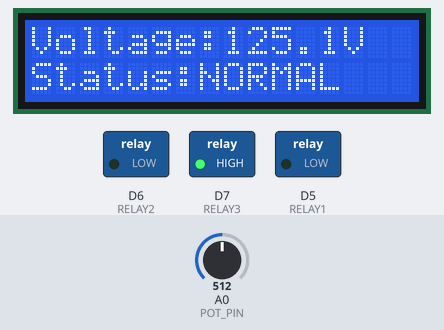
Bench run of a sketch on a simulated ESP8266 (NodeMCU). Parts: 16×2 character LCD, switched loads named in the sketch (green lamp = pin HIGH). The test bench sets the inputs (shaded band); at power-on: A0 (POT_PIN) = 512. What the sketch prints to the serial monitor is not drawn.

Above: at 4.3 s.
4.4 s: A0 (POT_PIN) set to 499
At 5.7 s:
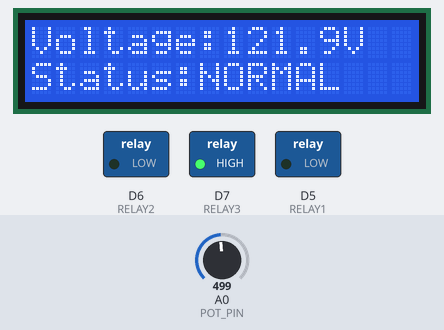
6.0 s: A0 (POT_PIN) set to 479
At 7.0 s:
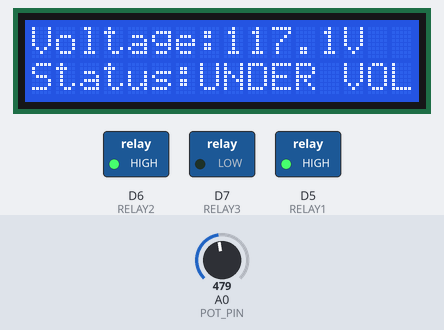
7.9 s: A0 (POT_PIN) set to 1023
At 10.4 s:
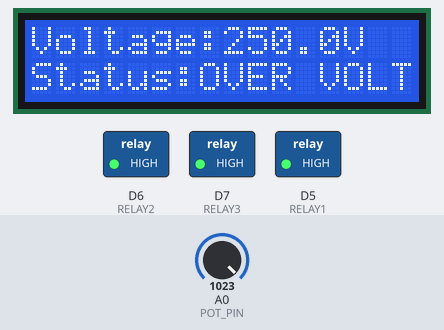
10.7 s: A0 (POT_PIN) set to 960
At 11.6 s:
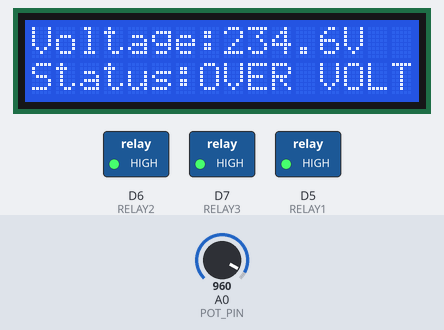
12.3 s: A0 (POT_PIN) set to 924
At 14.0 s:
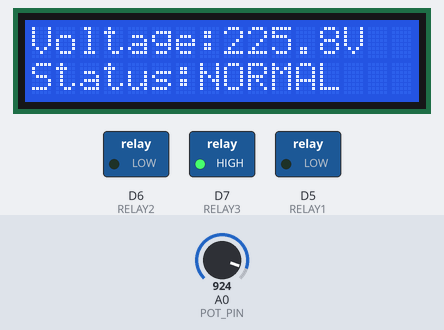
Timing chart, 0 to 15.2 s (numbered marks = the images above; inputs shaded):
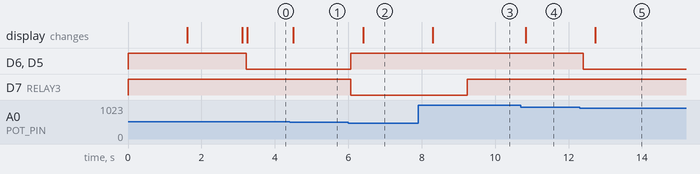

The sketch:

OVERVOLTAGE_UNDERVOLTAGE_USING_ARDUINO.ino
```cpp
/*************************************************
 ESP8266 Overvoltage & Undervoltage Protection
 3 Relay + 10K Pot + LCD + Adafruit IO
*************************************************/

#include <ESP8266WiFi.h>
#include "AdafruitIO_WiFi.h"
#include <Wire.h>
#include <LiquidCrystal_I2C.h>

// ---------- Adafruit IO ----------
#define IO_USERNAME  "overvolt260426"
#define IO_KEY       "aio_slWN51T53uL86sqDm1Hm7gokbCI4"

#define WIFI_SSID    "homeiot"
#define WIFI_PASS    "homeiot123"

AdafruitIO_WiFi io(IO_USERNAME, IO_KEY, WIFI_SSID, WIFI_PASS);

// ---------- Adafruit IO Feeds ----------
AdafruitIO_Feed *voltageFeed = io.feed("voltage");
AdafruitIO_Feed *statusFeed  = io.feed("voltage-status");
AdafruitIO_Feed *relay1Feed  = io.feed("relay-1");
AdafruitIO_Feed *relay2Feed  = io.feed("relay-2");
AdafruitIO_Feed *relay3Feed  = io.feed("relay-3");

// ---------- LCD ----------
LiquidCrystal_I2C lcd(0x27, 16, 2);

// ---------- Pins ----------
#define POT_PIN A0

#define RELAY1 D5
#define RELAY2 D6
#define RELAY3 D7

#define RELAY_ON  LOW
#define RELAY_OFF HIGH

// ---------- Voltage Limits ----------
float maxVoltage = 250.0;
float underVoltage = 120.0;
float overVoltage  = 230.0;

// ---------- Timers ----------
unsigned long lastSend = 0;
unsigned long sendInterval = 15000;

unsigned long lastLCD = 0;
unsigned long lcdInterval = 500;

unsigned long relay3StartTime = 0;
bool relay3Active = false;
bool faultAlreadyTriggered = false;

String status = "";
float voltage = 0;

void setup() {
  Serial.begin(115200);

  pinMode(RELAY1, OUTPUT);
  pinMode(RELAY2, OUTPUT);
  pinMode(RELAY3, OUTPUT);

  digitalWrite(RELAY1, RELAY_OFF);
  digitalWrite(RELAY2, RELAY_OFF);
  digitalWrite(RELAY3, RELAY_OFF);

  Wire.begin(D2, D1);   // SDA = D2, SCL = D1
  lcd.init();
  lcd.backlight();

  lcd.setCursor(0, 0);
  lcd.print("Voltage System");
  lcd.setCursor(0, 1);
  lcd.print("Connecting...");

  io.connect();

  while (io.status() < AIO_CONNECTED) {
    Serial.print(".");
    delay(500);
  }

  lcd.clear();
  lcd.setCursor(0, 0);
  lcd.print("Adafruit IO");
  lcd.setCursor(0, 1);
  lcd.print("Connected");
  delay(1500);
  lcd.clear();
}

void loop() {
  io.run();

  int adcValue = analogRead(POT_PIN);
  voltage = (adcValue / 1023.0) * maxVoltage;

  if (voltage < underVoltage) {
    status = "UNDER VOLT";
    faultCondition();
  }
  else if (voltage > overVoltage) {
    status = "OVER VOLT";
    faultCondition();
  }
  else {
    status = "NORMAL";
    normalCondition();
  }

  if (relay3Active && millis() - relay3StartTime >= 3000) {
    digitalWrite(RELAY3, RELAY_OFF);
    relay3Active = false;
  }

  if (millis() - lastLCD >= lcdInterval) {
    lastLCD = millis();
    displayLCD();
  }

  if (millis() - lastSend >= sendInterval) {
    lastSend = millis();
    sendToAdafruit();
  }

  Serial.print("Voltage: ");
  Serial.print(voltage, 1);
  Serial.print(" V | Status: ");
  Serial.println(status);

  delay(200);
}

void normalCondition() {
  digitalWrite(RELAY1, RELAY_ON);
  digitalWrite(RELAY2, RELAY_ON);
  digitalWrite(RELAY3, RELAY_OFF);

  relay3Active = false;
  faultAlreadyTriggered = false;
}

void faultCondition() {
  digitalWrite(RELAY1, RELAY_OFF);
  digitalWrite(RELAY2, RELAY_OFF);

  if (faultAlreadyTriggered == false) {
    digitalWrite(RELAY3, RELAY_ON);
    relay3StartTime = millis();
    relay3Active = true;
    faultAlreadyTriggered = true;
  }
}

void displayLCD() {
  lcd.clear();

  lcd.setCursor(0, 0);
  lcd.print("Voltage:");
  lcd.print(voltage, 1);
  lcd.print("V");

  lcd.setCursor(0, 1);
  lcd.print("Status:");
  lcd.print(status);
}

void sendToAdafruit() {
  voltageFeed->save(voltage);
  statusFeed->save(status);

  if (status == "NORMAL") {
    relay1Feed->save("ON");
    relay2Feed->save("ON");
    relay3Feed->save("OFF");
  }
  else {
    relay1Feed->save("OFF");
    relay2Feed->save("OFF");

    if (relay3Active) {
      relay3Feed->save("ON");
    } else {
      relay3Feed->save("OFF");
    }
  }
}
```

Measured:
- the behaviour switches between 492 and 491 on A0 (POT_PIN) (found by bisection; images 1 and 2)
- the behaviour switches between 942 and 941 on A0 (POT_PIN) (found by bisection; images 4 and 5)
- after the input at 4.4 s, the display: changes after 0.11 s (image 1)
- after the input at 6.0 s, D6 (RELAY2), D5 (RELAY1): LOW → HIGH after 0.07 s; D7 (RELAY3): HIGH → LOW after 0.07 s; the display: changes after 0.40 s (image 2)
- after the input at 7.9 s, the display: changes after 0.40 s (image 3)
- after the input at 10.7 s, the display: changes after 0.13 s (image 4)
- after the input at 12.3 s, D6 (RELAY2), D5 (RELAY1): HIGH → LOW after 0.10 s; the display: changes after 0.43 s (image 5)
